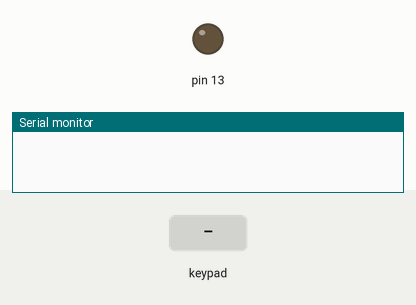
Bench run of a sketch on a simulated Arduino Uno, built with avr-gcc and run on an emulated ATmega328P. Shown: output pins drawn as LEDs (lit = HIGH), the last lines printed to the serial monitor. Inputs (shaded band) come from the test bench.

Above: at 1.2 s.
1.3 s: key '1' pressed
At 2.2 s:
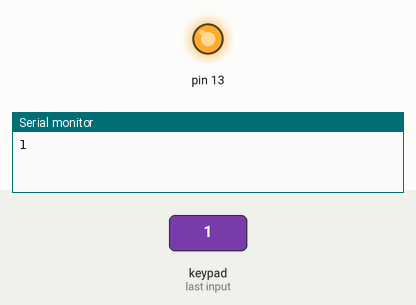
7.8 s: key '2' pressed
At 8.4 s:
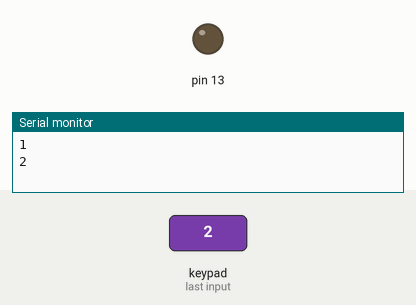
Timing chart, 0 to 10.8 s (numbered marks = the images above; inputs shaded):
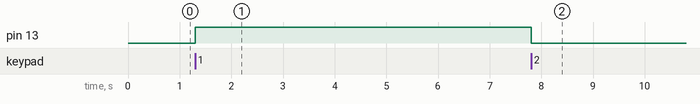

Measured:
- after the input at 1.3 s, pin 13: LOW → HIGH at once
- after the input at 7.8 s, pin 13: HIGH → LOW at once

The sketch:

keypad_4x4.ino
```cpp
//#include <Key.h>
#include <Keypad.h>
const byte ROWs=4;
const byte cols=4;

char v[ROWs][cols]={{'1','2','3','A'},{'4','5','6','B'},
{'7','8','9','C'},{'*','0','#','D'}};

byte rowPins[ROWs]={3,4,5,6};
byte colPins[cols]={7,8,9,10};

Keypad custoKeypad=Keypad(makeKeymap(v),rowPins,colPins,ROWs,cols);
int led=13;
char custokey;
void setup(){
  pinMode(13,OUTPUT);
  Serial.begin(9600);
}
void loop(){
   custokey=custoKeypad.getKey();
   if ( custokey)
   Serial.println(custokey);
   switch(custokey)
   {
    case '1':
    digitalWrite(13,HIGH);
    break;
    case '2':
    digitalWrite(13,LOW);
    break;
}}
```
